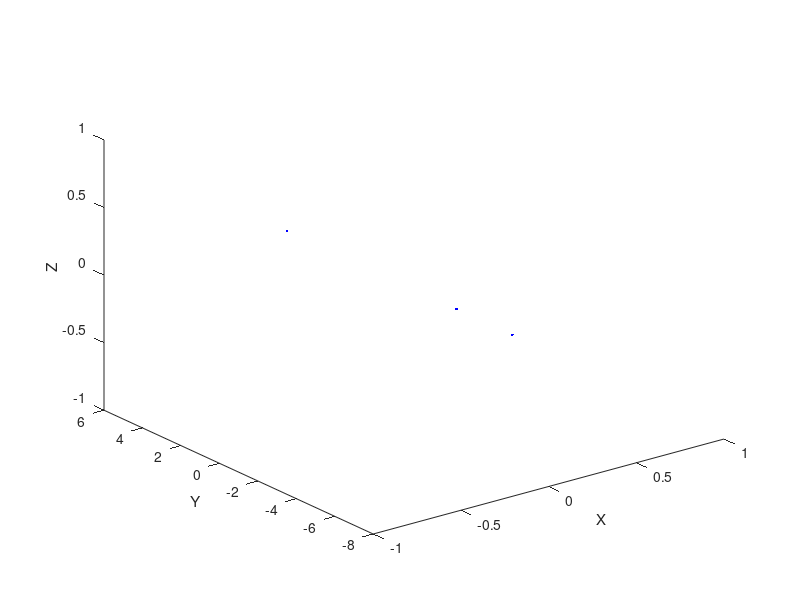

Write the MATLAB code that produced this figure.
 x=0;
 y=0;
 z=0;
 ang=-34;
 A=[x;y;z;1]
 B=[cos(ang),0,sin(ang),5.6;0,1,0,3.6;-sin(ang),0,cos(ang),5.9;0,0,0,1];
 C=B * A;
 D=[1,0,0,0;0,cos(78),-sin(78),0;0,sin(78),cos(78),0;0,0,0,1];
 Res=D*C
 Res(4,:)=[]
 Res1=[Res(1,:)]
 Res2=[Res(2,:)]
 Res3=[Res(3,:)]
 
 plot3([x,y,z],[Res1,Res2,Res3] ,".b")
#plot3(Res(3,:),".r","LineWidth",50)|
xlabel("X")
ylabel("Y")
zlabel("Z")

